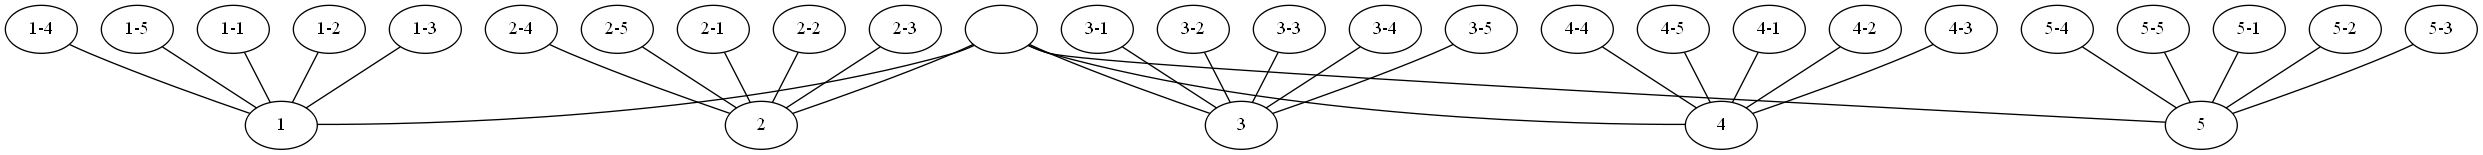

Reproduce this figure in Python.
import pydot

import os
os.environ["PATH"] += os.pathsep + 'C:/Program Files (x86)/Graphviz2.38/bin/'


g = pydot.Dot(graph_type='graph')
g.add_node(pydot.Node(str(0),fontcolor='transparent'))
for i in range(5):
    g.add_node(pydot.Node(str(i+1)))
    g.add_edge(pydot.Edge(str(0),str(i+1)))
    for j in range(5):
        g.add_node(pydot.Node(str(j+1)+'-'+str(i+1)))
        g.add_edge(pydot.Edge(str(j+1)+'-'+str(i+1),str(j+1)))

g.write_png('graph.jpg')
